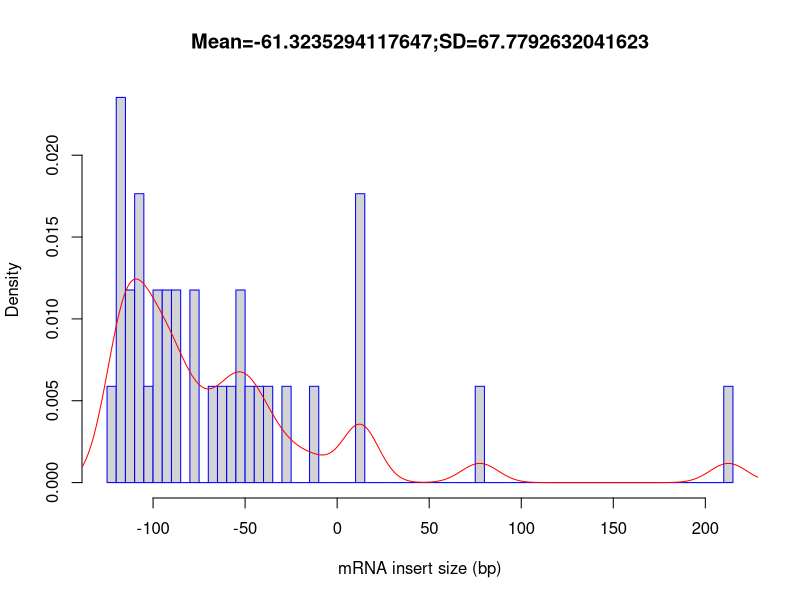

R code for this plot:
out_file = 'Atha_Ler-0_sl_FLT_0.57G_Rep4'
pdf('Atha_Ler-0_sl_FLT_0.57G_Rep4.inner_distance_plot.pdf')
fragsize=rep(c(-147.5,-142.5,-137.5,-132.5,-127.5,-122.5,-117.5,-112.5,-107.5,-102.5,-97.5,-92.5,-87.5,-82.5,-77.5,-72.5,-67.5,-62.5,-57.5,-52.5,-47.5,-42.5,-37.5,-32.5,-27.5,-22.5,-17.5,-12.5,-7.5,-2.5,2.5,7.5,12.5,17.5,22.5,27.5,32.5,37.5,42.5,47.5,52.5,57.5,62.5,67.5,72.5,77.5,82.5,87.5,92.5,97.5,102.5,107.5,112.5,117.5,122.5,127.5,132.5,137.5,142.5,147.5,152.5,157.5,162.5,167.5,172.5,177.5,182.5,187.5,192.5,197.5,202.5,207.5,212.5,217.5,222.5,227.5,232.5,237.5,242.5,247.5,252.5,257.5,262.5,267.5,272.5,277.5,282.5,287.5,292.5,297.5,302.5,307.5,312.5,317.5,322.5,327.5,332.5,337.5,342.5,347.5),times=c(0,0,0,0,0,1,4,2,3,1,2,2,2,0,2,0,1,1,1,2,1,1,1,0,1,0,0,1,0,0,0,0,3,0,0,0,0,0,0,0,0,0,0,0,0,1,0,0,0,0,0,0,0,0,0,0,0,0,0,0,0,0,0,0,0,0,0,0,0,0,0,0,1,0,0,0,0,0,0,0,0,0,0,0,0,0,0,0,0,0,0,0,0,0,0,0,0,0,0,0))
frag_sd = sd(fragsize)
frag_mean = mean(fragsize)
frag_median = median(fragsize)
write(x=c("Name","Mean","Median","sd"), sep="	", file=stdout(),ncolumns=4)
write(c(out_file,frag_mean,frag_median,frag_sd),sep="	", file=stdout(),ncolumns=4)
hist(fragsize,probability=T,breaks=100,xlab="mRNA insert size (bp)",main=paste(c("Mean=",frag_mean,";","SD=",frag_sd),collapse=""),border="blue")
lines(density(fragsize,bw=10),col='red')
dev.off()
